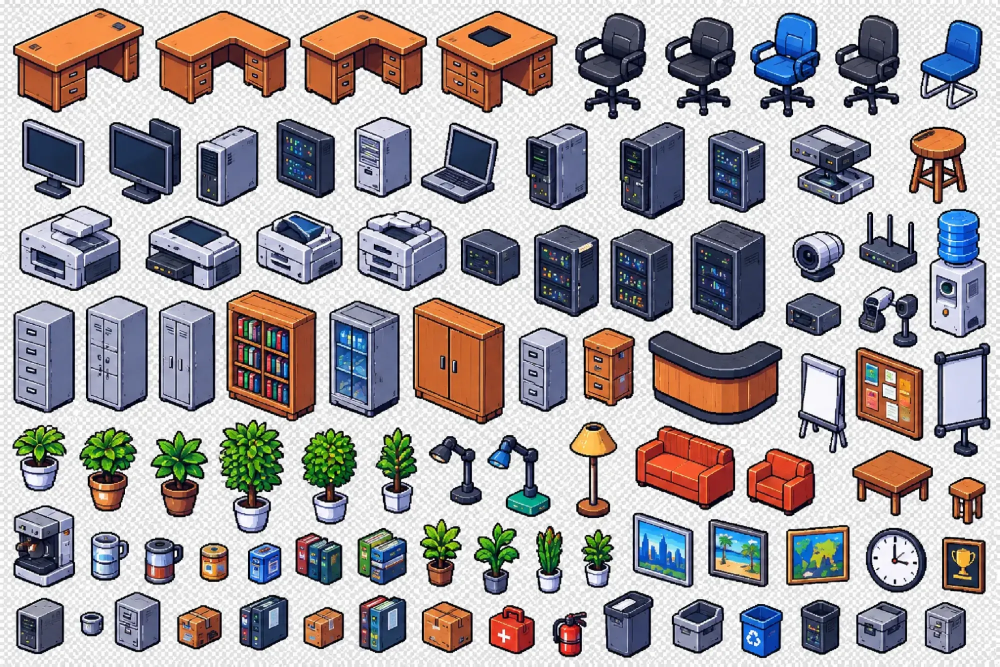
#> input picture game/assets-fonte/objetos-escritorio.webp, 2000 x 1333 px (shown at 1/2 size)
$ python recorte_fundo.py ../assets-fonte/objetos-escritorio.webp ../assets-fonte/tiles-paredes-pisos.webp
#> lines starting #> are read from the running program, lines starting #| are printed output that depends on the picture; after the words box and inside, x2 and y2 are one past the last pixel; in counts of white or black regions, pixels touching at a corner belong together
import sys, numpy as np, cv2
from scipy import ndimage as ndi
from PIL import Image
src, out = sys.argv[1], sys.argv[2]
im = np.array(Image.open(src).convert('RGB')).astype(int)
mx, mn = im.max(2), im.min(2)
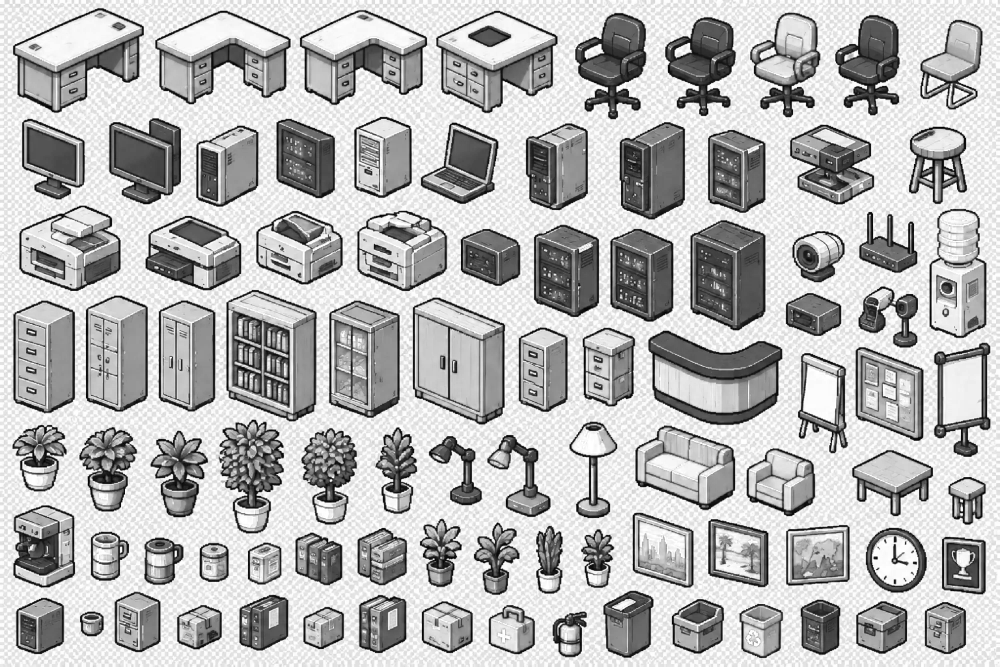
#> mx: shape (1333, 2000) int64 (shown at 1/2 size); min 0, max 255, mean 182
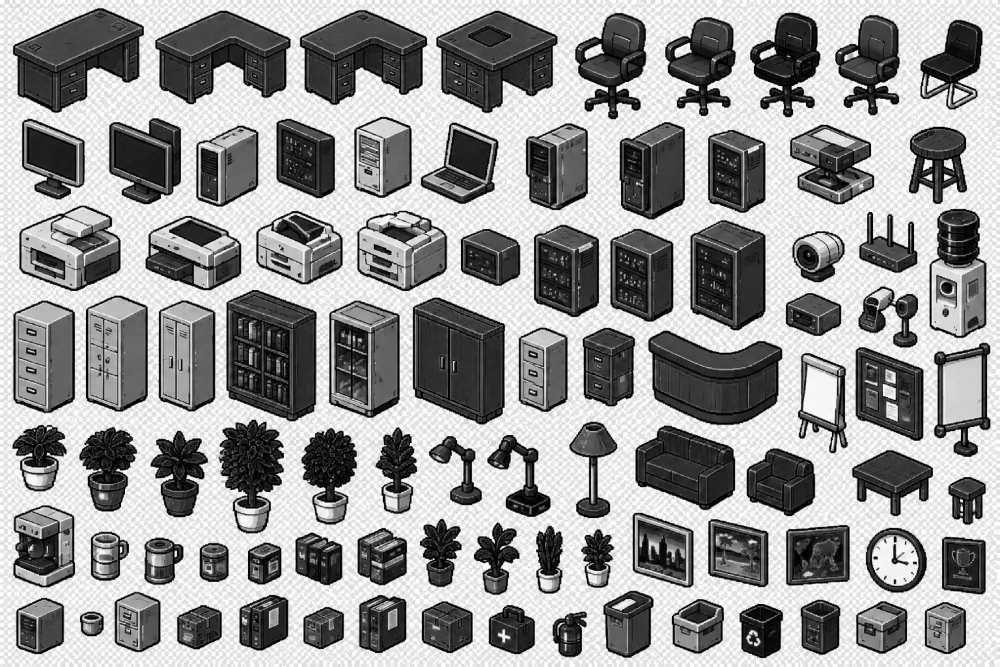
#> mn: shape (1333, 2000) int64 (shown at 1/2 size); min 0, max 255, mean 151.7
cand = ((mx - mn) <= 7) & (mn >= 208)
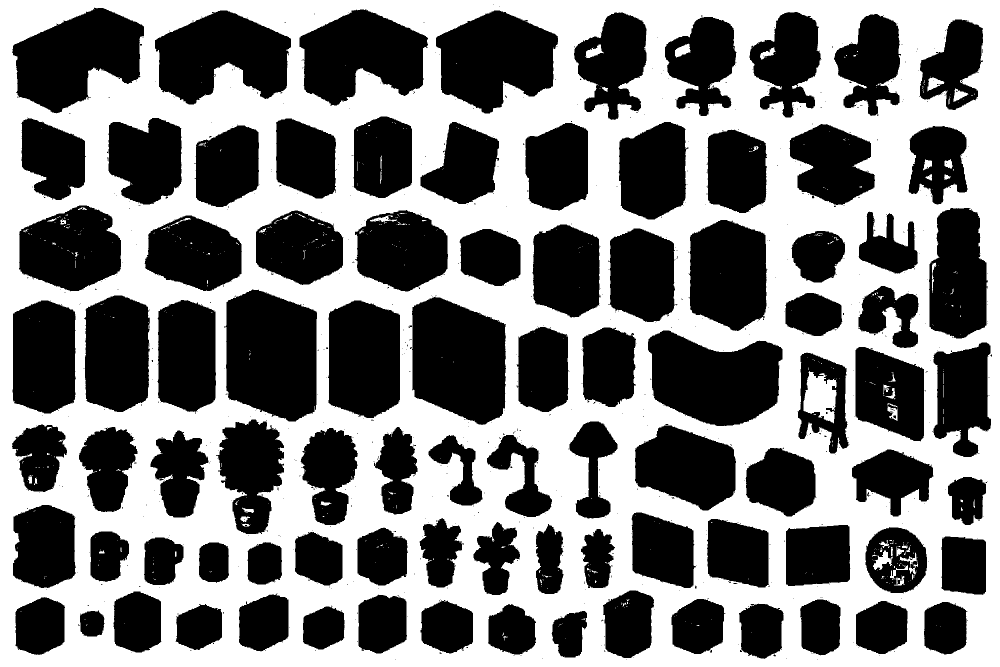
#> cand: shape (1333, 2000) bool (shown at 1/2 size); 48.5% white; 596 white regions (525 under 20 px), largest, box (x1, y1, x2, y2) and area: (0, 0, 2000, 1333) 1278968, (1607, 742, 1673, 847) 4616, (1745, 1101, 1786, 1140) 709
lab, n = ndi.label(cand)
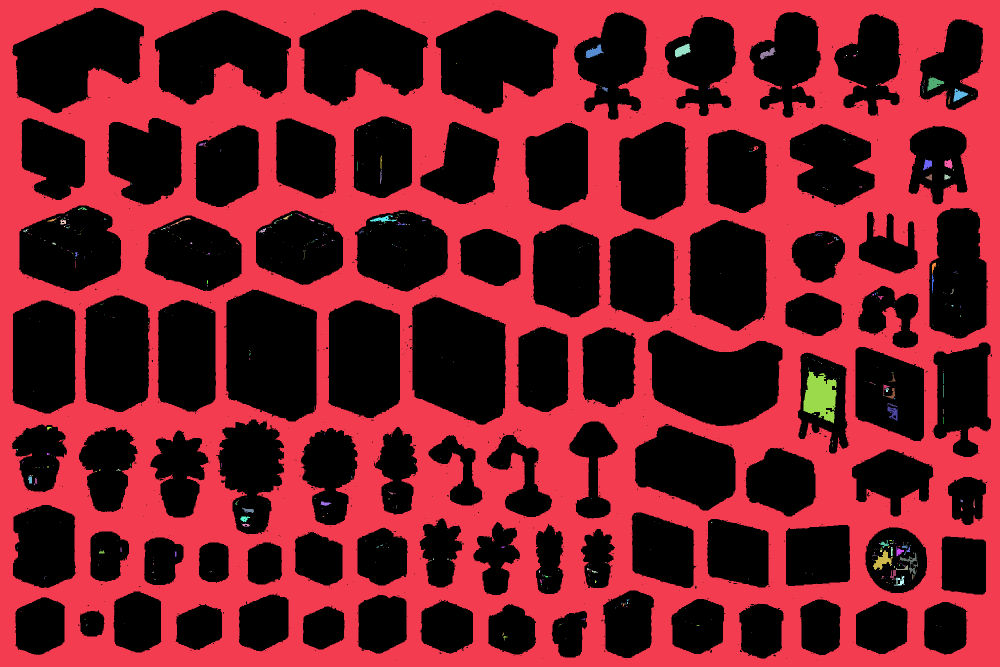
#> lab: shape (1333, 2000) int32 (shown at 1/2 size); 833 distinct labels, from 0 to 832; one colour per label, 0 black
#> n = 832
borda = set(lab[0, :]) | set(lab[-1, :]) | set(lab[:, 0]) | set(lab[:, -1]); borda.discard(0)
#> after `borda = set(lab[0, :]) | set(lab[-1, :]) | set(lab[:, 0]) | set(lab[:,`: borda = 1 item
bg = np.isin(lab, list(borda))
#> bg: shape (1333, 2000) bool; 48% white; 1 white region, box (x1, y1, x2, y2) and area: (0, 0, 2000, 1333) 1278854
# dilata o fundo 1px para comer o halo claro e guarda o alfa
bg = ndi.binary_dilation(bg, iterations=1) & ((mx - mn) <= 14) & (mn >= 190) | bg
#> bg: shape (1333, 2000) bool; 48.6% white; 1 white region, box (x1, y1, x2, y2) and area: (0, 0, 2000, 1333) 1296268
alpha = (~bg).astype(np.uint8) * 255
# remove ruído pequeno
lab2, n2 = ndi.label(alpha > 0)
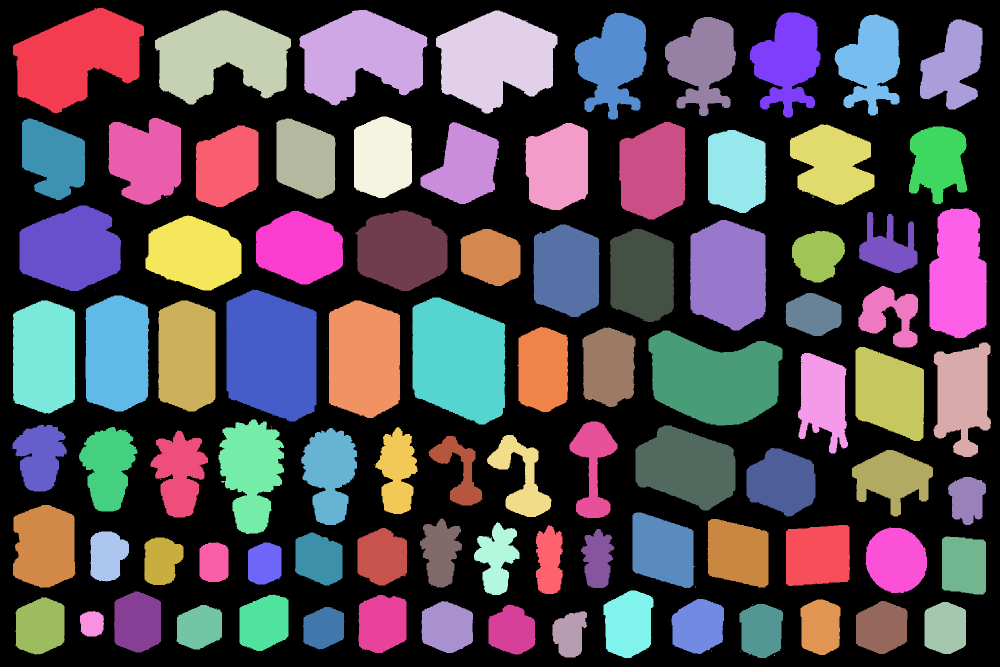
#> lab2: shape (1333, 2000) int32 (shown at 1/2 size); 148 distinct labels, from 0 to 147; one colour per label, 0 black
#> n2 = 147
tam = ndi.sum(alpha > 0, lab2, range(1, n2 + 1))
#> tam = 147 values, max 40448 at index 50, min 1 at index 4, mean 9317.9
for i, t in enumerate(tam, 1):
    if t < 60: alpha[lab2 == i] = 0
#> this loop made 147 passes
#> t on passes 1 to 12: 34662, 32609, 33357, 34177, 1, 19372, 18341, 16561, 17804, 14395, 2, 1
#> alpha: shape (1333, 2000); 51.4% white; 1 black region, box (x1, y1, x2, y2) and area: (0, 0, 2000, 1333) 1296370
rgba = np.dstack([im.astype(np.uint8), alpha])
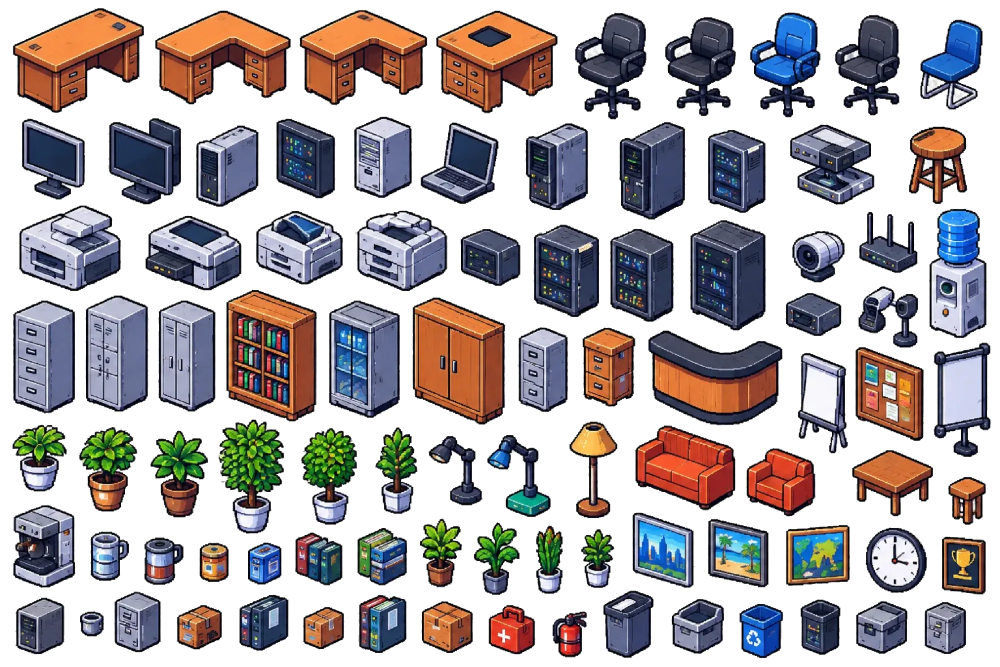
#> rgba: shape (1333, 2000, 4) (shown at 1/2 size); mean R, G, B, A 167.8, 162.5, 164.8, 131; transparent parts drawn white
Image.fromarray(rgba, 'RGBA').save(out)
# prévia sobre magenta
prev = np.array(Image.fromarray(rgba, 'RGBA').convert('RGBA'))
bgm = np.zeros_like(prev); bgm[..., :3] = (255, 0, 255); bgm[..., 3] = 255
a = prev[..., 3:4] / 255
comp = (prev[..., :3] * a + bgm[..., :3] * (1 - a)).astype(np.uint8)
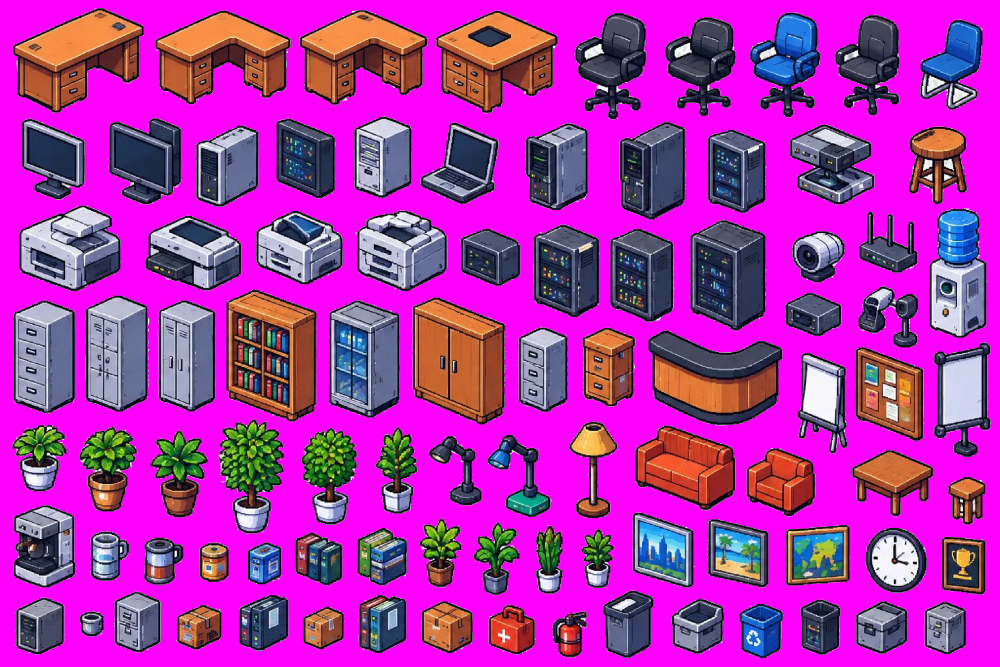
#> comp: shape (1333, 2000, 3) (shown at 1/2 size); mean R, G, B 176.9, 47.5, 173.8
Image.fromarray(comp).save(out.replace('.png', '-prev.png'))
print(src, rgba.shape, int((alpha > 0).sum()))
#| ../assets-fonte/objetos-escritorio.webp (1333, 2000, 4) 1369630
